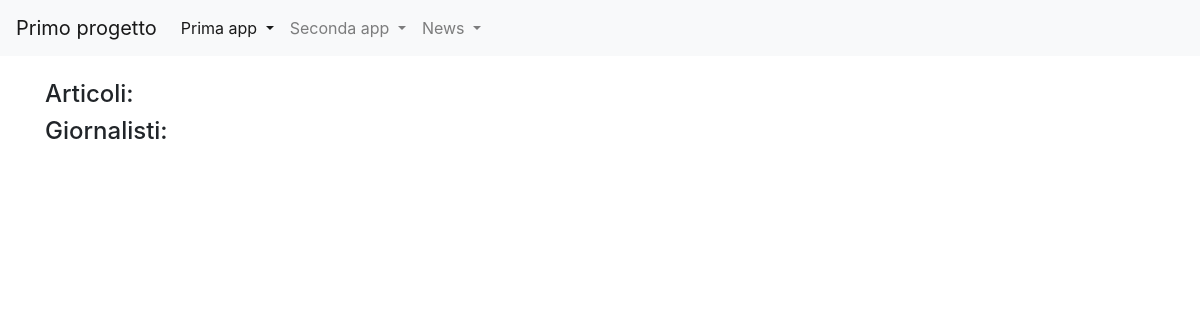
The page /news/ on the database as committed earlier.
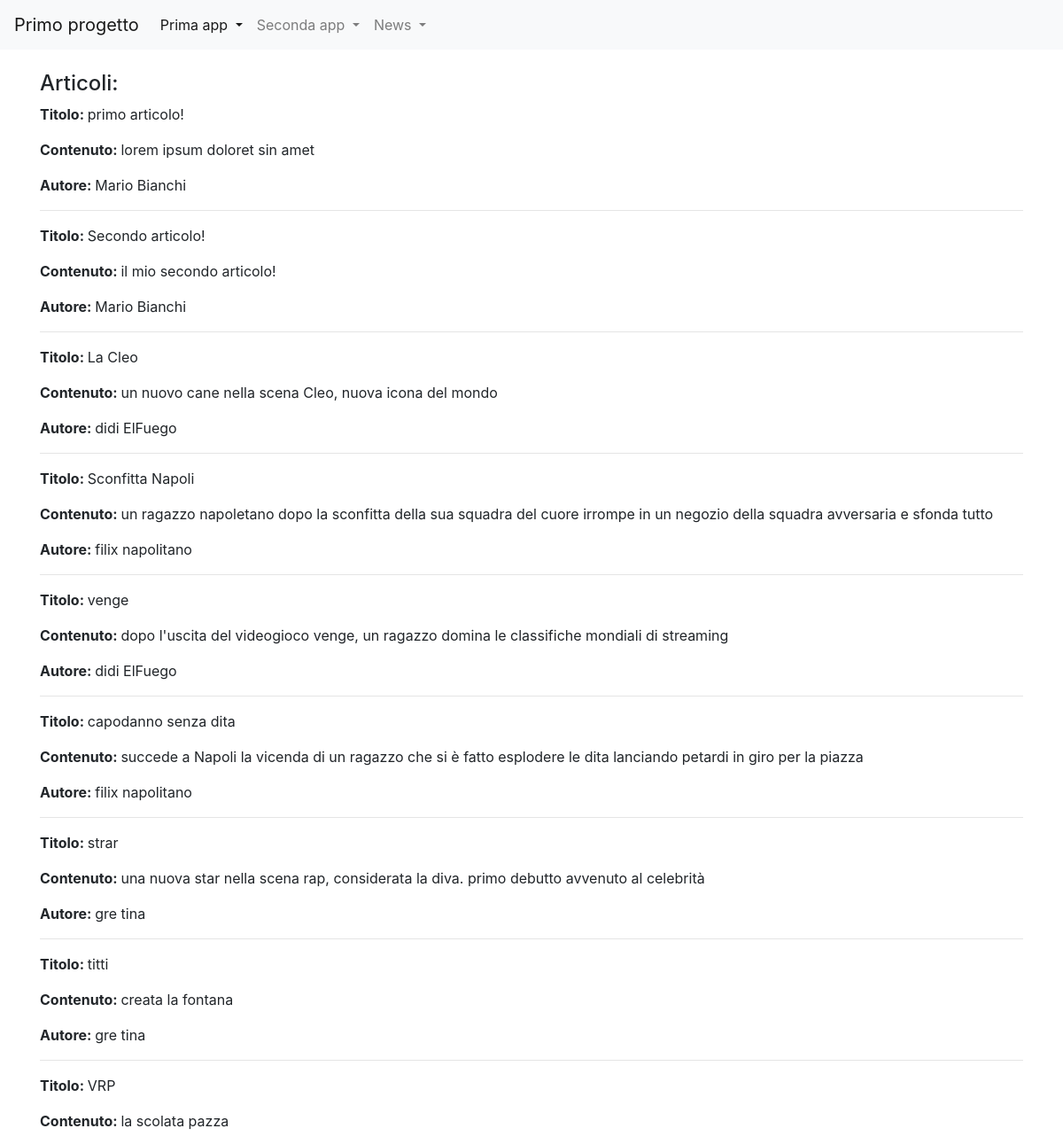
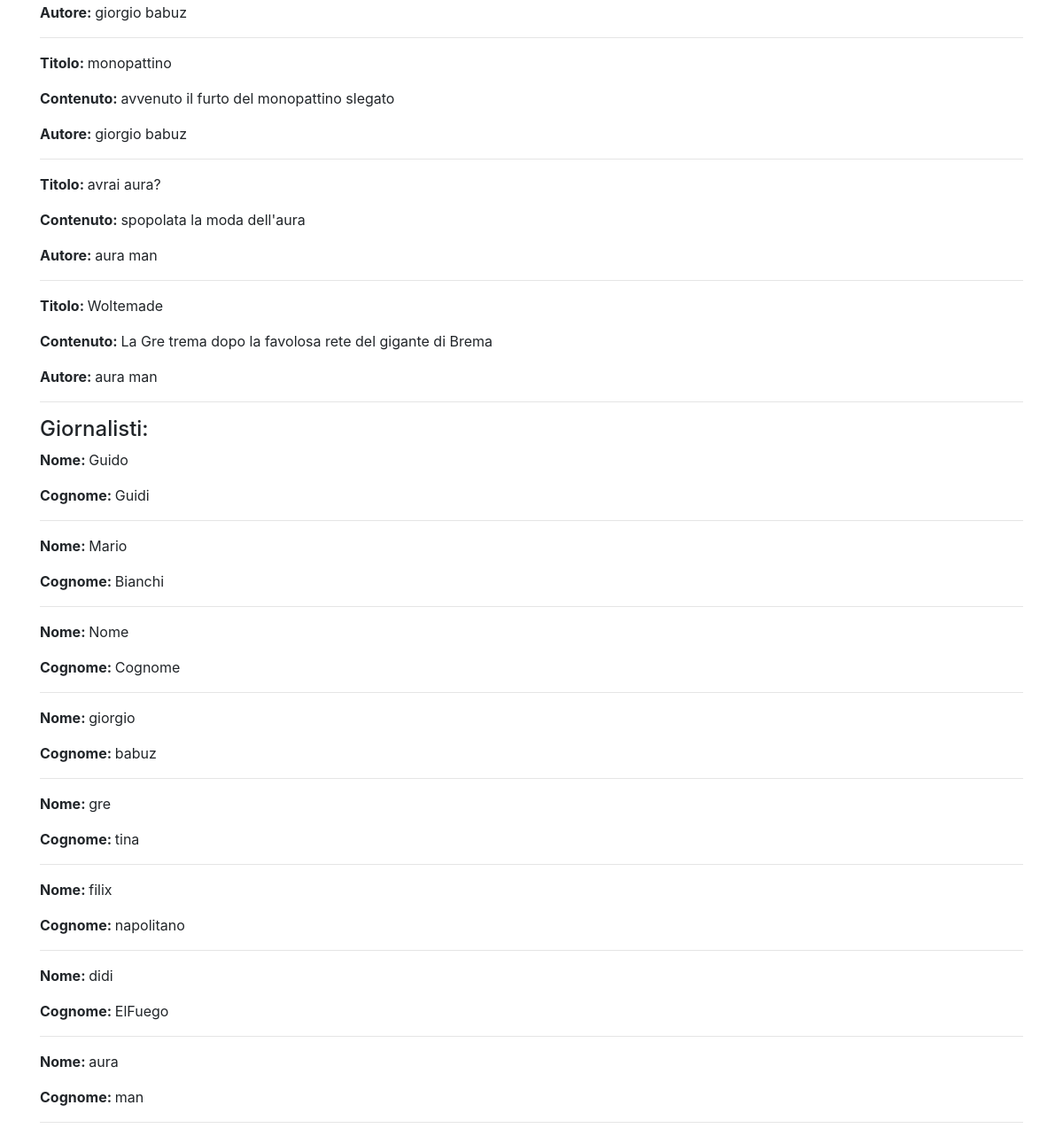
The same page on the database as committed later (2 pictures, top to bottom).
### news/models.py (models this page shows, shortened)
class Articolo (models. Model):
    titolo = models.CharField(max_length=100)
    contenuto = models.TextField()
    giornalista = models.ForeignKey(Giornalista, on_delete=models.CASCADE, related_name="articoli")
    data= models.DateField(auto_now=True, blank=True)
    visualizzazioni=models.BigIntegerField(default=0, blank=True)
    class Meta:
        verbose_name = "Articolo"
        verbose_name_plural = "Articoli"

class Giornalista (models. Model):
    nome = models.CharField(max_length=20)
    cognome =  models.CharField(max_length=20)
    anno_di_nascita = models.DateField(blank=True)
    def __str__(self):
        return self.nome + " "+ self.cognome
    class Meta:
        verbose_name = "Giornalista"
        verbose_name_plural = "Giornalisti"

### news/views.py (the view)
# urls.py: path("", home, name="homeview"),
def home(request):
    articoli = Articolo.objects.all()
    giornalisti = Giornalista.objects.all()
    context = {
        'articoli': articoli,
        'giornalisti': giornalisti,
    }
    return render(request, 'news/homepage.html', context)

### news/templates/news/homepage.html (shortened to what this page needs)
{% extends 'base.html' %}
{% block content %}
<h4>Articoli:</h4>
    {% for articolo in articoli %}
        <p><strong>Titolo: </strong>{{ articolo.titolo }}</p>
        <p><strong>Contenuto: </strong>{{ articolo.contenuto }}</p>
        <p><strong>Autore: </strong>{{ articolo.giornalista }}</p>
        <hr>
    {% endfor %}
<h4>Giornalisti:</h4>
    {% for giornalista in giornalisti %}
        <p><strong>Nome: </strong>{{ giornalista.nome }}</p>
        <p><strong>Cognome: </strong>{{ giornalista.cognome }}</p>
        <hr>
    {% endfor %}
{% endblock content %}

Rows that differ between the two databases and show on the page:
added Articolo: titolo "primo articolo!", contenuto "lorem ipsum doloret sin amet", giornalista "Mario Bianchi"
added Articolo: titolo "Secondo articolo!", contenuto "il mio secondo articolo!", giornalista "Mario Bianchi"
added Articolo: titolo "La Cleo", contenuto "un nuovo cane nella scena Cleo, nuova icona del mondo", giornalista "didi ElFuego"
added Articolo: titolo "Sconfitta Napoli", contenuto "un ragazzo napoletano dopo la sconfitta della sua squadra del cuore irrompe in un negozio della squadra avversaria e sfonda tutto", giornalista "filix napolitano"
added Articolo: titolo "venge", contenuto "dopo l'uscita del videogioco venge, un ragazzo domina le classifiche mondiali di streaming", giornalista "didi ElFuego"
added Articolo: titolo "capodanno senza dita", contenuto "succede a Napoli la vicenda di un ragazzo che si è fatto esplodere le dita lanciando petardi in giro per la piazza", giornalista "filix napolitano"
added Articolo: titolo "strar", contenuto "una nuova star nella scena rap, considerata la diva. primo debutto avvenuto al celebrità", giornalista "gre tina"
added Articolo: titolo "titti", contenuto "creata la fontana", giornalista "gre tina"
added Articolo: titolo "VRP", contenuto "la scolata pazza", giornalista "giorgio babuz"
added Articolo: titolo "monopattino", contenuto "avvenuto il furto del monopattino slegato", giornalista "giorgio babuz"
added Articolo: titolo "avrai aura?", contenuto "spopolata la moda dell'aura", giornalista "aura man"
added Articolo: titolo "Woltemade", contenuto "La Gre trema dopo la favolosa rete del gigante di Brema", giornalista "aura man"
added Giornalista: nome "Guido", cognome "Guidi"
added Giornalista: nome "Mario", cognome "Bianchi"
added Giornalista: nome "Nome", cognome "Cognome"
added Giornalista: nome "giorgio", cognome "babuz"
added Giornalista: nome "gre", cognome "tina"
added Giornalista: nome "filix", cognome "napolitano"
added Giornalista: nome "didi", cognome "ElFuego"
added Giornalista: nome "aura", cognome "man"
